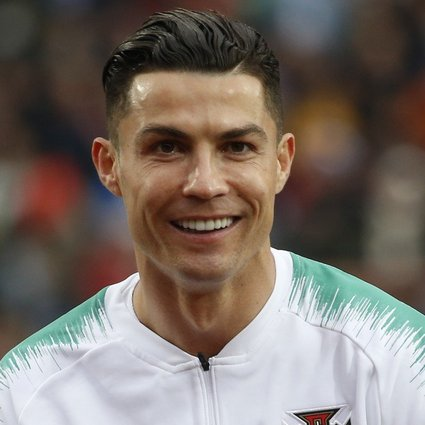
#> input picture Practice_in_steps/photos/ron2.jpg, 425 x 425 px
$ python adaptiveThresh.py
#> lines starting #> are read from the running program, lines starting #| are printed output that depends on the picture; after the words box and inside, x2 and y2 are one past the last pixel; in counts of white or black regions, pixels touching at a corner belong together
import cv2 as cv

img = cv.imread("photos/ron2.jpg",0)
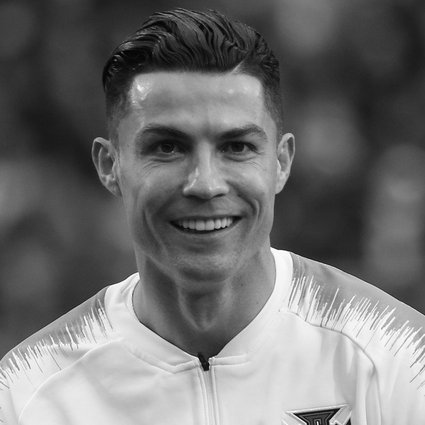
#> img: shape (425, 425); min 0, max 255, mean 112.7

th1 = cv.adaptiveThreshold(img,255,cv.ADAPTIVE_THRESH_MEAN_C,cv.THRESH_BINARY,11,6)
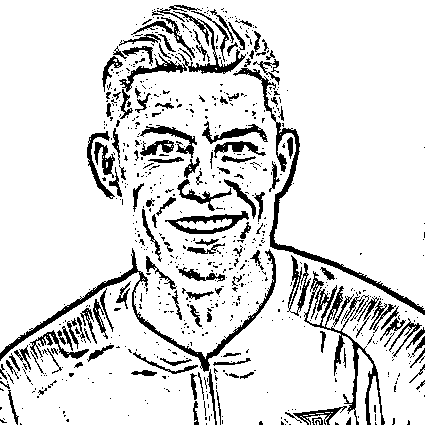
#> th1: shape (425, 425); 86.9% white; 750 black regions (610 under 20 px), largest, box (x1, y1, x2, y2) and area: (0, 248, 276, 372) 2123, (233, 68, 425, 315) 2050, (304, 271, 385, 425) 1793
th2 = cv.adaptiveThreshold(img,255,cv.ADAPTIVE_THRESH_GAUSSIAN_C,cv.THRESH_BINARY,11,6)
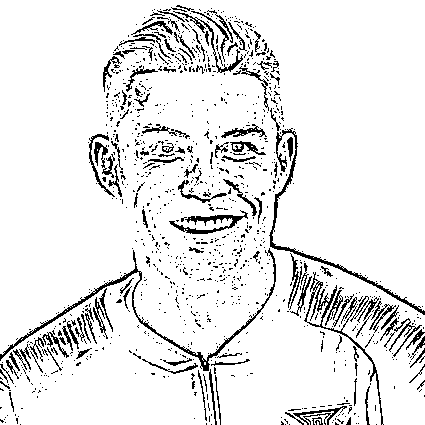
#> th2: shape (425, 425); 91% white; black in thin lines or dots

cv.imshow("img",img)
cv.imshow("thresh",th1)
cv.imshow("Gauss",th2)

cv.waitKey(0)

$ run again, with Practice_in_steps/photos/Sudoko.jpg copied over Practice_in_steps/photos/ron2.jpg
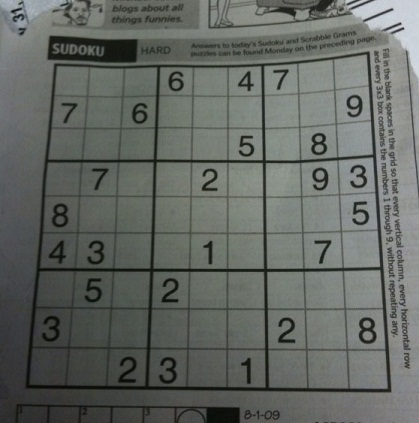
#> input picture Practice_in_steps/photos/Sudoko.jpg, 419 x 423 px
#> `th1 = cv.adaptiveThreshold(img,255,cv.ADAPTIVE_THRESH_MEAN_C,cv.THRESH..`:
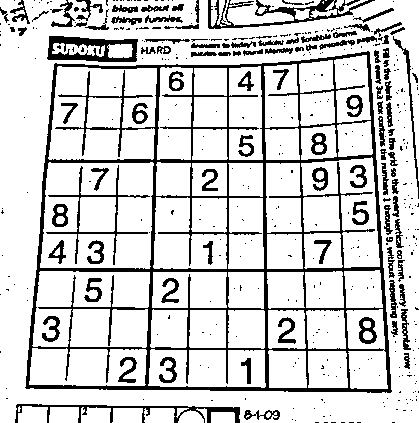
#> th1: shape (423, 419); 82% white; 436 black regions (329 under 20 px), largest, box (x1, y1, x2, y2) and area: (25, 51, 392, 393) 15772, (208, 0, 375, 29) 1343, (47, 36, 138, 62) 1243
#> `th2 = cv.adaptiveThreshold(img,255,cv.ADAPTIVE_THRESH_GAUSSIAN_C,cv.TH..`:
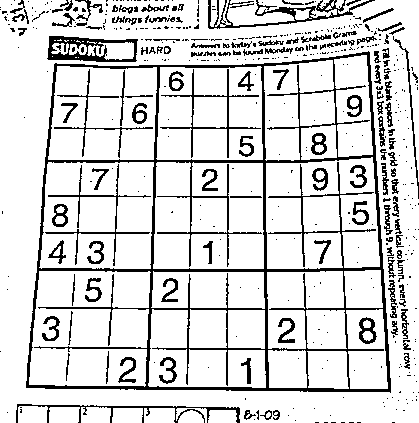
#> th2: shape (423, 419); 84.7% white; black in thin lines or dots

$ run again, with Practice_in_steps/photos/grad1.jpg copied over Practice_in_steps/photos/ron2.jpg
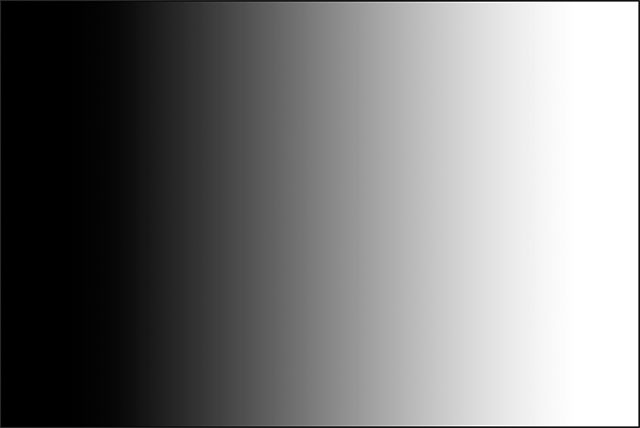
#> input picture Practice_in_steps/photos/grad1.jpg, 640 x 428 px
#> img is the input picture: shape (428, 640); min 0, max 255, mean 125.2
#> `th1 = cv.adaptiveThreshold(img,255,cv.ADAPTIVE_THRESH_MEAN_C,cv.THRESH..`:
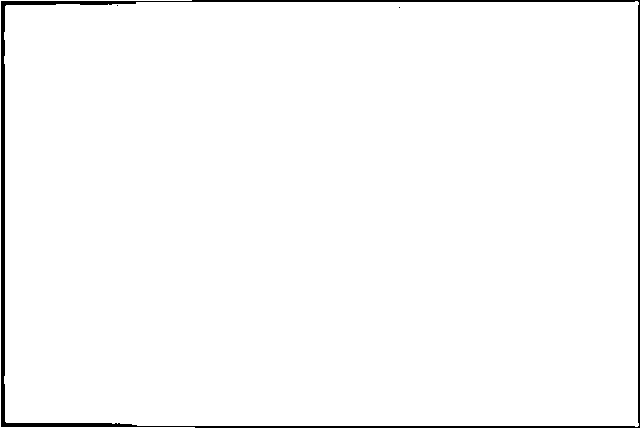
#> th1: shape (428, 640); 98% white; 3 black regions (2 under 20 px), largest, box (x1, y1, x2, y2) and area: (1, 0, 640, 428) 5395
#> `th2 = cv.adaptiveThreshold(img,255,cv.ADAPTIVE_THRESH_GAUSSIAN_C,cv.TH..`:
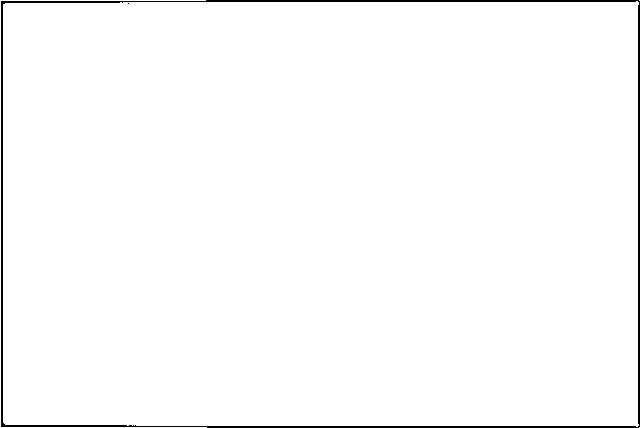
#> th2: shape (428, 640); 98.5% white; 2 black regions (1 under 20 px), largest, box (x1, y1, x2, y2) and area: (1, 0, 640, 428) 4082
